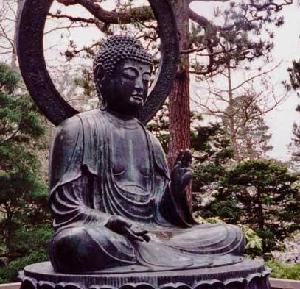
//> input picture Practica/BRUCEBANERORG.png, 300 x 289 px
$ ./Principal   (built with g++ and OpenCV 4)
//> lines starting //> are read from the running program, lines starting //| are printed output that depends on the picture; after the words box and inside, x2 and y2 are one past the last pixel; in counts of white or black regions, pixels touching at a corner belong together
#include <iostream>
#include <cstdlib>
// Librerías de OpenCV
#include <opencv2/core/core.hpp> // Contiene las definiciones base de matrices y estructuras
#include <opencv2/highgui/highgui.hpp> // Interfaz gráfica de usuario
#include <opencv2/imgproc/imgproc.hpp> // Procesamiento de imágenes
#include <opencv2/imgcodecs/imgcodecs.hpp> // Códecs para leer los distintos formatos de imágenes (JPG, PNG, etc.)
#include <opencv2/video/video.hpp> // Lectura de vídeos
#include <opencv2/videoio/videoio.hpp> // Lectura y escritura de videos

//#include <opencv2/opencv.hpp> // Permite cargar todas las librerías de OpenCV

using namespace std;
using namespace cv; // Espacio de nombres de OpenCV para llamar a los métodos de forma más directa

int main(int argc, char *argv[]){

Mat imagen=imread("./BRUCEBANERORG.png");
//> imagen is the input picture: 289 rows x 300 cols, CV_8UC3; mean B, G, R 98.6, 95.1, 109.6
Mat imagenTriangulo=imread("./BRUCE_BANER.png");
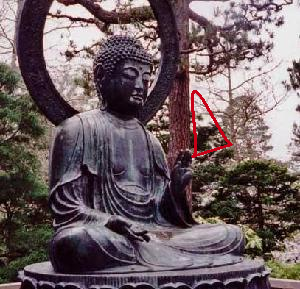
//> input picture Practica/BRUCE_BANER.png, 300 x 289 px
//> imagenTriangulo is the input picture: 289 rows x 300 cols, CV_8UC3; mean B, G, R 98, 94.3, 109.9
Mat resta;
Mat imgGO;
Mat imgGT;
    namedWindow("Imagen", WINDOW_AUTOSIZE);
    namedWindow("ImagenT", WINDOW_AUTOSIZE);
    namedWindow("Final", WINDOW_AUTOSIZE);
    namedWindow("ImgNegativa", WINDOW_AUTOSIZE);
    cvtColor(imagen,imgGO,COLOR_BGR2GRAY);
    cvtColor(imagenTriangulo,imgGT,COLOR_BGR2GRAY);
    absdiff(imgGO,imgGT,resta);
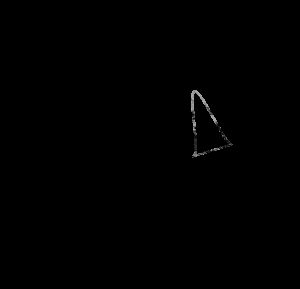
//> resta: 289 rows x 300 cols, CV_8UC1; min 0, max 186, mean 0.5

    int pixel;
    int cont=0;
    int tope=0;
    int m=0;
    int n=0;
    Mat copia = imagen.clone();
    Mat copia2 = imagen.clone();

    for(int i=0;i<resta.rows;i++){
        for(int j=0;j<resta.cols;j++){
            pixel = resta.at<uchar>(i,j);
            Vec3b pixel2 = imgGO.at<Vec3b>(i,j);
            Vec3b pixelNegativo = Vec3b(255-pixel2[0],255-pixel2[1],255-pixel2[2]);
            copia2.at<Vec3b>(i,j)=pixelNegativo;
            if(pixel>0){
                m=j;
                for(m;m<resta.cols;m++){
                    if(resta.at<uchar>(i,m)>0){
                        tope=m;
                    }
                }
                    n=j;
                    for(n; n<tope;n++){
                        resta.at<uchar>(i,n)=255;
                        Vec3b pixel2 = imagen.at<Vec3b>(i,j);
                        Vec3b pixelNegativo = Vec3b(255-pixel2[0],255-pixel2[1],255-pixel2[2]);
                        copia.at<Vec3b>(i,n)=pixelNegativo;
                    }

            }
        }
    }
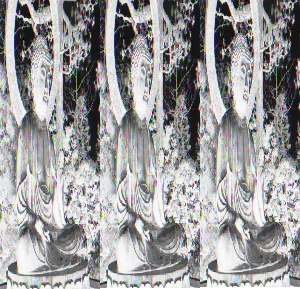
//> copia2: 289 rows x 300 cols, CV_8UC3; mean B, G, R 155.9, 155.4, 155.6
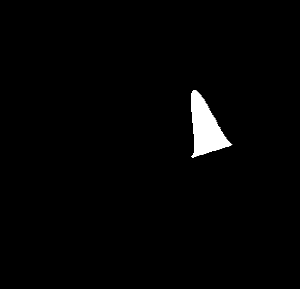
//> resta: 289 rows x 300 cols, CV_8UC1; 1.66% of pixels changed, all inside (x1, y1, x2, y2) = (191, 90, 232, 158)
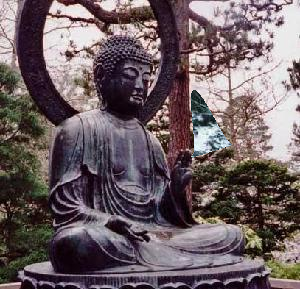
//> copia: 289 rows x 300 cols, CV_8UC3; 1.66% of pixels changed, all inside (x1, y1, x2, y2) = (191, 90, 232, 158)
//> after the loop, pixel = 0; m = 300; tope = 194; n = 194

    resize(imagen,imagen,Size(800,600));
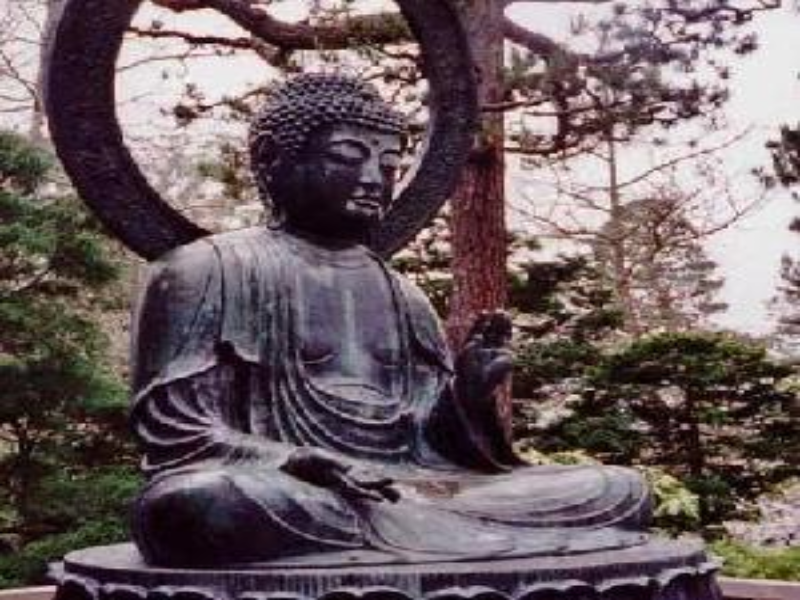
//> imagen: 600 rows x 800 cols, CV_8UC3; mean B, G, R 98.5, 94.9, 109.5
    resize(imagenTriangulo,imagenTriangulo,Size(800,600));
//> imagenTriangulo: 600 rows x 800 cols, CV_8UC3
    resize(copia,copia,Size(800,600));
//> copia: 600 rows x 800 cols, CV_8UC3
    resize(copia2,copia2,Size(800,600));
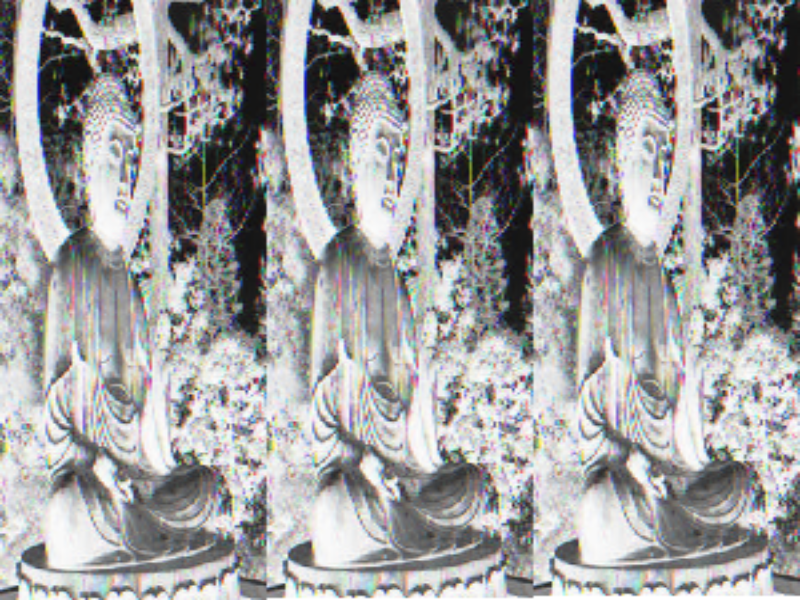
//> copia2: 600 rows x 800 cols, CV_8UC3; mean B, G, R 155.7, 155.3, 155.5
    imshow("Imagen",imagen);
    imshow("ImagenT",imagenTriangulo);
    imshow("Final",copia);
    imshow("ImgNegativa",copia2);
    waitKey();
    destroyAllWindows();
}
